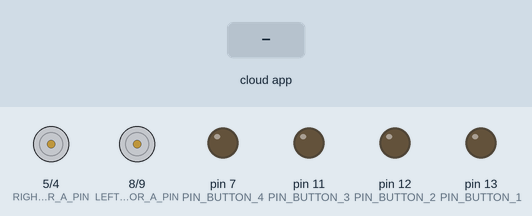
Simulated run of this sketch. Board: Arduino Uno, built with avr-gcc and run on an emulated ATmega328P. Parts: motor-driver pin pairs drawn as motors (green arrow = first pin HIGH = forward, orange = second pin HIGH = backward, longer = more drive, scaled by the enable pin), output pins drawn as LEDs (lit = HIGH). The inputs (shaded band) are chosen by the test bench. The RemoteXY app is connected.

Above: at 1.2 s.
1.3 s: the phone or cloud app sets button_1 to 1
At 2.2 s:
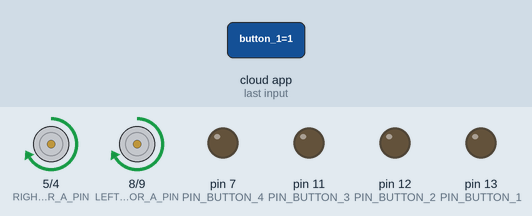
2.8 s: the phone or cloud app sets button_1 to 0
At 3.3 s:
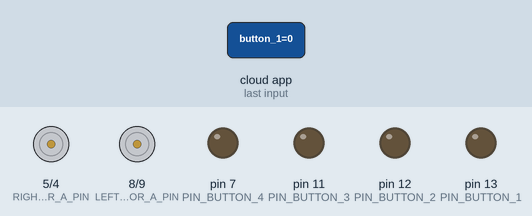
4.3 s: the phone or cloud app sets button_2 to 1
At 5.5 s:
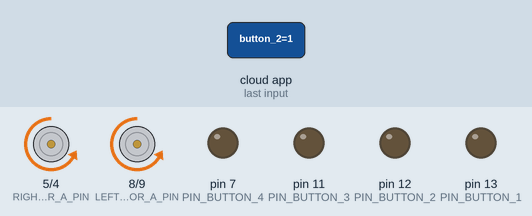
5.8 s: the phone or cloud app sets button_2 to 0
At 6.8 s:
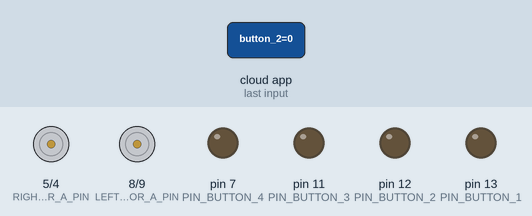
7.3 s: the phone or cloud app sets button_3 to 1
At 7.9 s:
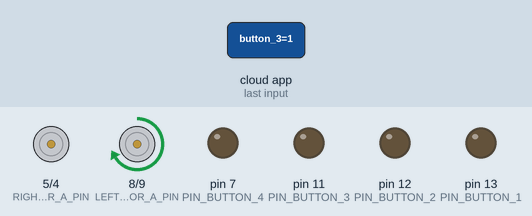
8.8 s: the phone or cloud app sets button_3 to 0
At 10.2 s:
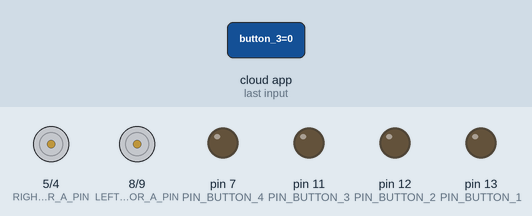
Timing chart, 0 to 11.3 s (numbered marks = the images above; inputs shaded):
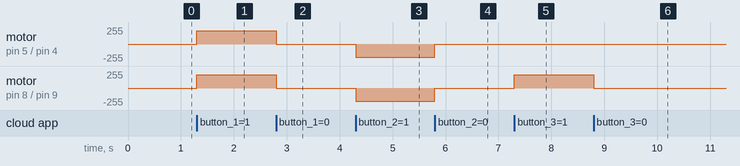

Measured:
- after the input at 1.3 s, motor on pin 5 (RIGHT_MOTOR_A_PIN) / pin 4 (RIGHT_MOTOR_B_PIN), motor on pin 8 (LEFT_MOTOR_A_PIN) / pin 9 (LEFT_MOTOR_B_PIN): stopped → forward 200/255 at once
- after the input at 2.8 s, motor on pin 5 (RIGHT_MOTOR_A_PIN) / pin 4 (RIGHT_MOTOR_B_PIN), motor on pin 8 (LEFT_MOTOR_A_PIN) / pin 9 (LEFT_MOTOR_B_PIN): forward 200/255 → stopped at once
- after the input at 4.3 s, motor on pin 5 (RIGHT_MOTOR_A_PIN) / pin 4 (RIGHT_MOTOR_B_PIN), motor on pin 8 (LEFT_MOTOR_A_PIN) / pin 9 (LEFT_MOTOR_B_PIN): stopped → backward 200/255 at once
- after the input at 5.8 s, motor on pin 5 (RIGHT_MOTOR_A_PIN) / pin 4 (RIGHT_MOTOR_B_PIN), motor on pin 8 (LEFT_MOTOR_A_PIN) / pin 9 (LEFT_MOTOR_B_PIN): backward 200/255 → stopped at once
- after the input at 7.3 s, motor on pin 8 (LEFT_MOTOR_A_PIN) / pin 9 (LEFT_MOTOR_B_PIN): stopped → forward 200/255 at once
- after the input at 8.8 s, motor on pin 8 (LEFT_MOTOR_A_PIN) / pin 9 (LEFT_MOTOR_B_PIN): forward 200/255 → stopped at once

The sketch:

New_file.ino
```cpp
// (licence header left out)
//////////////////////////////////////////////
//        RemoteXY include library          //
//////////////////////////////////////////////

// определение режима соединения и подключение библиотеки RemoteXY
#define REMOTEXY_MODE__SOFTSERIAL
#include <SoftwareSerial.h>

#include <RemoteXY.h>

// настройки соединения
#define REMOTEXY_SERIAL_RX 2
#define REMOTEXY_SERIAL_TX 3
#define REMOTEXY_SERIAL_SPEED 9600


// конфигурация интерфейса
#pragma pack(push, 1)
uint8_t RemoteXY_CONF[] =
  { 255,4,0,0,0,73,0,8,16,0,
  1,5,66,14,22,22,16,24,226,150,
  178,0,1,5,66,38,22,22,16,24,
  226,150,188,0,1,5,3,31,22,22,
  16,24,226,151,128,0,1,5,29,31,
  22,22,16,24,226,150,182,0,129,0,
  12,6,72,10,121,66,108,117,101,116,
  111,111,116,104,82,105,100,101,114,0 };

// структура определяет все переменные вашего интерфейса управления
struct {

    // input variable
  uint8_t button_1; // =1 если кнопка нажата, иначе =0 ВПЕРЕД
  uint8_t button_2; // =1 если кнопка нажата, иначе =0 НАЗАД
  uint8_t button_3; // =1 если кнопка нажата, иначе =0 НАЛЕВО
  uint8_t button_4; // =1 если кнопка нажата, иначе =0 НАПРАВО

    // other variable
  uint8_t connect_flag;  // =1 if wire connected, else =0

} RemoteXY;
#pragma pack(pop)

/////////////////////////////////////////////
//           END RemoteXY include          //
/////////////////////////////////////////////

#define PIN_BUTTON_1 13
#define PIN_BUTTON_2 12
#define PIN_BUTTON_3 11
#define PIN_BUTTON_4 7

#define LEFT_MOTOR_PWM_PIN 10 // ENA
#define LEFT_MOTOR_A_PIN 8 // IN1
#define LEFT_MOTOR_B_PIN 9 // IN2

#define RIGHT_MOTOR_PWM_PIN 6 // ENB
#define RIGHT_MOTOR_A_PIN 5 // IN3
#define RIGHT_MOTOR_B_PIN 4 // IN 4

#define BRAKE_K 100

#define SPEED 200

void setup()
{
  RemoteXY_Init ();

  pinMode (PIN_BUTTON_1, OUTPUT);
  pinMode (PIN_BUTTON_2, OUTPUT);
  pinMode (PIN_BUTTON_3, OUTPUT);
  pinMode (PIN_BUTTON_4, OUTPUT);

  pinMode(LEFT_MOTOR_A_PIN, OUTPUT);
  pinMode(LEFT_MOTOR_B_PIN, OUTPUT);
  pinMode(LEFT_MOTOR_PWM_PIN, OUTPUT);

  pinMode(RIGHT_MOTOR_A_PIN, OUTPUT);
  pinMode(RIGHT_MOTOR_B_PIN, OUTPUT);
  pinMode(RIGHT_MOTOR_PWM_PIN, OUTPUT);

  // TODO you setup code
}


void runForward(){        // ВПЕРЕД
  digitalWrite(LEFT_MOTOR_A_PIN, HIGH);
  digitalWrite(LEFT_MOTOR_B_PIN, LOW);
  analogWrite(LEFT_MOTOR_PWM_PIN, SPEED);

  digitalWrite(RIGHT_MOTOR_A_PIN, HIGH);
  digitalWrite(RIGHT_MOTOR_B_PIN, LOW);
  analogWrite(RIGHT_MOTOR_PWM_PIN, SPEED);
}

void runStop(){       // СТОП
  digitalWrite(LEFT_MOTOR_A_PIN, LOW);
  digitalWrite(LEFT_MOTOR_B_PIN, LOW);
  analogWrite(LEFT_MOTOR_PWM_PIN, LOW);

  digitalWrite(RIGHT_MOTOR_A_PIN, LOW);
  digitalWrite(RIGHT_MOTOR_B_PIN, LOW);
  analogWrite(RIGHT_MOTOR_PWM_PIN, LOW);
}

void runBack(){       // НАЗАД
  digitalWrite(LEFT_MOTOR_A_PIN, LOW);
  digitalWrite(LEFT_MOTOR_B_PIN, HIGH);
  analogWrite(LEFT_MOTOR_PWM_PIN, SPEED);

  digitalWrite(RIGHT_MOTOR_A_PIN, LOW);
  digitalWrite(RIGHT_MOTOR_B_PIN, HIGH);
  analogWrite(RIGHT_MOTOR_PWM_PIN, SPEED);
}
/////////////////////////////////////////////////////////////////////////////////////////////////////////////////////////////////////////
/////////////////////////////////////////////////////////////////////////////////////////////////////////////////////////////////////////
/////////////////////////////////////////////////////////////////////////////////////////////////////////////////////////////////////////
void leftForward(){       // ЛЕВО + ВПЕРЕД
  digitalWrite(LEFT_MOTOR_A_PIN, HIGH);
    digitalWrite(LEFT_MOTOR_B_PIN, LOW);
    analogWrite(LEFT_MOTOR_PWM_PIN, 150);

    digitalWrite(RIGHT_MOTOR_A_PIN, HIGH);
    digitalWrite(RIGHT_MOTOR_B_PIN, LOW);
    analogWrite(RIGHT_MOTOR_PWM_PIN, 255);
}

void left(){       // ЛЕВО
  digitalWrite(LEFT_MOTOR_A_PIN, HIGH);
    digitalWrite(LEFT_MOTOR_B_PIN, LOW);
    analogWrite(LEFT_MOTOR_PWM_PIN, LOW);

    digitalWrite(RIGHT_MOTOR_A_PIN, HIGH);
    digitalWrite(RIGHT_MOTOR_B_PIN, LOW);
    analogWrite(RIGHT_MOTOR_PWM_PIN, SPEED);
}

void leftBack(){       // ЛЕВО + НАЗАД
  digitalWrite(LEFT_MOTOR_A_PIN, LOW);
    digitalWrite(LEFT_MOTOR_B_PIN, HIGH);
    analogWrite(LEFT_MOTOR_PWM_PIN, 150);

    digitalWrite(RIGHT_MOTOR_A_PIN, LOW);
    digitalWrite(RIGHT_MOTOR_B_PIN, HIGH);
    analogWrite(RIGHT_MOTOR_PWM_PIN, 255);
}
/////////////////////////////////////////////////////////////////////////////////////////////////////////////////////////////////////////
/////////////////////////////////////////////////////////////////////////////////////////////////////////////////////////////////////////
/////////////////////////////////////////////////////////////////////////////////////////////////////////////////////////////////////////
void RightForward(){        // ПРАВО + ВПЕРЕД
    digitalWrite(LEFT_MOTOR_A_PIN, HIGH);
    digitalWrite(LEFT_MOTOR_B_PIN, LOW);
    analogWrite(LEFT_MOTOR_PWM_PIN, 255);

    digitalWrite(RIGHT_MOTOR_A_PIN, HIGH);
    digitalWrite(RIGHT_MOTOR_B_PIN, LOW);
    analogWrite(RIGHT_MOTOR_PWM_PIN, 125);
}
void Right(){        // ПРАВО
    digitalWrite(LEFT_MOTOR_A_PIN, HIGH);
    digitalWrite(LEFT_MOTOR_B_PIN, LOW);
    analogWrite(LEFT_MOTOR_PWM_PIN, SPEED);

    digitalWrite(RIGHT_MOTOR_A_PIN, HIGH);
    digitalWrite(RIGHT_MOTOR_B_PIN, LOW);
    analogWrite(RIGHT_MOTOR_PWM_PIN, LOW);
}
void RightBack(){        // ПРАВО + НАЗАД
    digitalWrite(LEFT_MOTOR_A_PIN, LOW);
    digitalWrite(LEFT_MOTOR_B_PIN, HIGH);
    analogWrite(LEFT_MOTOR_PWM_PIN, 255);

    digitalWrite(RIGHT_MOTOR_A_PIN, LOW);
    digitalWrite(RIGHT_MOTOR_B_PIN, HIGH);
    analogWrite(RIGHT_MOTOR_PWM_PIN, 125);
}
/////////////////////////////////////////////////////////////////////////////////////////////////////////////////////////////////////////
/////////////////////////////////////////////////////////////////////////////////////////////////////////////////////////////////////////
/////////////////////////////////////////////////////////////////////////////////////////////////////////////////////////////////////////
// void machineControl(){
//     if(RemoteXY.button_1 == 1){runForward();} // ВПЕРЕД
//     else if(RemoteXY.button_2 == 1){runBack();} // НАЗАД
//     else if(RemoteXY.button_3 == 1){left();} // ЛЕВО
//     else if(RemoteXY.button_4 == 1){Right();} // ПРАВО

//     else if(RemoteXY.button_1 == 1 && RemoteXY.button_3 == 1){leftForward();} // ЛЕВО + ВПЕРЕД
//     else if(RemoteXY.button_2 ==1 && RemoteXY.button_3 ==1){leftBack();} // ЛЕВО + НАЗАД

//     else if(RemoteXY.button_1 == 1 && RemoteXY.button_4 == 1){RightForward();} // ПРАВО + ВПЕРЕД
//     else if(RemoteXY.button_2 == 1 && RemoteXY.button_4 == 1){RightBack();} // ПРАВО + НАЗАД

//     else{runStop();}
// }

void loop() {
  RemoteXY_Handler ();
    if(RemoteXY.button_1 == 1){runForward();} // ВПЕРЕД
    else if(RemoteXY.button_2 == 1){runBack();} // НАЗАД
    else if(RemoteXY.button_3 == 1){left();} // ЛЕВО
    else if(RemoteXY.button_4 == 1){Right();} // ПРАВО

    else if((RemoteXY.button_1 == 1) && (RemoteXY.button_3 == 1)){leftForward();} // ЛЕВО + ВПЕРЕД
    else if((RemoteXY.button_2 ==1) && (RemoteXY.button_3 ==1)){leftBack();} // ЛЕВО + НАЗАД

    else if((RemoteXY.button_1 == 1) && (RemoteXY.button_4 == 1)){RightForward();} // ПРАВО + ВПЕРЕД
    else if((RemoteXY.button_2 == 1) && (RemoteXY.button_4 == 1)){RightBack();} // ПРАВО + НАЗАД

    else{runStop();}
  // if(RemoteXY.button_1 == 1){runForward();}
  // else if(RemoteXY.button_2 == 1){runBack();}
  // else{runStop();}
}
```
